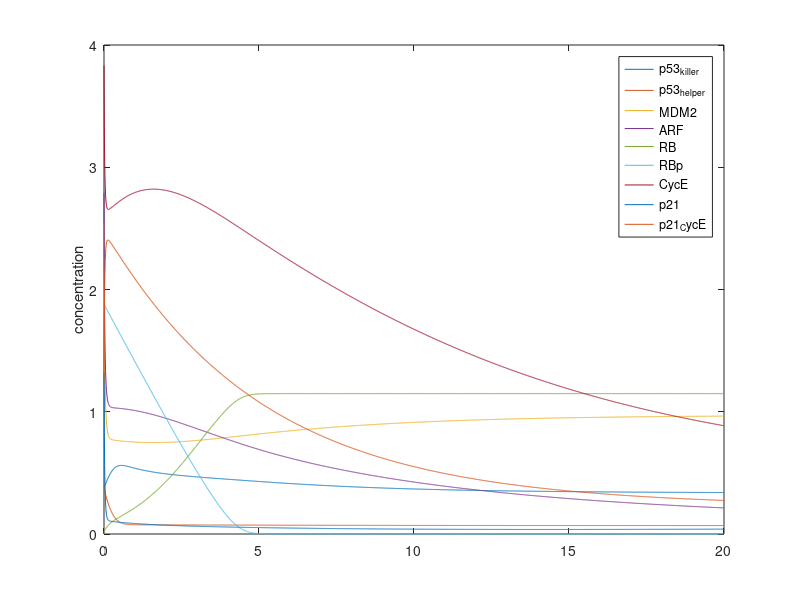

This figure's MATLAB source:
clc
clear all;
close all;

T_end = 20;
delta_t = 0.01;
N = T_end/delta_t;
timeline = 0:delta_t:(T_end - delta_t);

MDM2_initial = 2.53;
ARF_initial = 2.79;
ARF_MDM2_initial = 1.99;
E2F1_initial = 0.9;
RBp_initial = 1.88;
RB_E2F1_initial = 0;
RB_initial = 0;
p53helper_initial = 0.39;
p53killer_initial = 0.39;
DYRK2_initial = 2;

CycE_initial = 3.83;
p21_initial = 1.32;
p21_CycE_initial = 1.25;

DYRK2 = zeros(1, N);
p53helper = zeros(1, N);
p53killer = zeros(1, N);
MDM2 = zeros(1, N);
ARF = zeros(1, N);
ARF_MDM2 = zeros(1, N);
E2F1 = zeros(1, N);
RBp = zeros(1, N);
RB_E2F1 = zeros(1, N);
RB = zeros(1, N);
CycE = zeros(1, N);
p21_CycE = zeros(1, N);
p21 = zeros(1, N);

p53killer(1) = p53killer_initial;
p53helper(1) = p53helper_initial;
MDM2(1) = MDM2_initial;
ARF(1) = ARF_initial;
ARF_MDM2(1) = ARF_MDM2_initial;
E2F1(1) = E2F1_initial;
RBp(1) = RBp_initial;
RB_E2F1(1) = RB_E2F1_initial;
RB(1) = RB_initial;
DYRK2(1) = DYRK2_initial;

CycE(1) = CycE_initial;
p21_CycE(1) = p21_CycE_initial;
p21(1) = p21_initial;

kdpp53_initial = 0.5;
kdsRE_initial = 1;

kdpp53 = kdpp53_initial;
kdsRE = kdsRE_initial;

for i = 2 : N        
    DYRK2(i) = DYRK2(i - 1) + delta_t * (-0.0003 * DYRK2(i - 1));
    if DYRK2(i) < 0
        DYRK2(i) = 0;
    end
    p53helper(i) = p53helper(i - 1) + delta_t * (-DYRK2(i - 1) * ...
        p53helper(i - 1) / (0.1 + p53helper(i - 1)) + 0.5 - ...
        (0.1 + MDM2(i - 1)) * p53helper(i - 1) + 0.5 * p53killer(i - 1) ...
        /(0.1 + p53killer(i - 1)));
    if p53helper(i) < 0
       p53helper(i) = 0;
    end
    p53killer(i) = p53killer(i - 1) + delta_t * (DYRK2(i - 1) * ...
        p53helper(i - 1) / (0.1 + p53helper(i - 1)) - 0.5 * ...
        p53killer(i - 1) / (0.1 + p53killer(i - 1)) - (0.1 + MDM2(i - 1) * ...
        p53killer(i - 1)));
    if p53killer(i) < 0
        p53killer(i) = 0;
    end
    MDM2(i) = MDM2(i - 1) + delta_t * (0.02 + 0.3 * (p53killer(i - 1) ...
        + p53helper(i - 1)) - 0.1 * MDM2(i - 1) - 10 * ARF(i - 1) * ...
        MDM2(i - 1) + 2.1 * ARF_MDM2(i - 1));
    if MDM2(i) < 0
        MDM2(i) = 0;
    end
    ARF(i) = ARF(i - 1) + delta_t * (0.01 + 0.3 * E2F1(i - 1) - 0.1 ...
        * ARF(i - 1) - 10 * ARF(i - 1) * MDM2(i - 1) + 2.1 ...
        * ARF_MDM2(i - 1));
    if ARF(i) < 0
        ARF(i) = 0;
    end
    ARF_MDM2(i) = ARF_MDM2(i - 1) + delta_t * (10 * ARF(i - 1) * ...
        MDM2(i - 1) - 2 * ARF_MDM2(i - 1) - 0.1 * ARF_MDM2(i - 1) - ...
        0.1 * ARF_MDM2(i - 1));
    if ARF_MDM2(i) < 0
        ARF_MDM2(i) = 0;
    end
    E2F1(i) = E2F1(i - 1) + delta_t * (-5 * RB(i - 1) * E2F1(i - 1) + ...
        RB_E2F1(i - 1));
    if E2F1(i) < 0
        E2F1(i) = 0;
    end
    RBp(i) = RBp(i - 1) + delta_t * (-0.5 * RBp(i - 1) / ...
        (0.1 + RBp(i - 1)));
    if RBp(i) < 0
        RBp(i) = 0;
    end
   
    CycE(i) = CycE(i - 1) + delta_t * (0.01 + 0.5 * E2F1(i - 1) - 0.12 * CycE(i - 1) - 10 * p21(i - 1) * CycE(i - 1) + 1.2 * p21_CycE(i - 1));
    p21(i) = p21(i - 1) + delta_t * (0.03 + 0.3 * p53helper(i - 1) + 0.01 * p53killer(i - 1) - 0.2 * p21(i - 1) - 10 * p21(i - 1) * CycE(i - 1) + 1.12 * p21_CycE(i - 1));
    p21_CycE(i) = p21_CycE(i - 1) + delta_t * (10 * p21(i - 1) * CycE(i - 1) - p21_CycE(i - 1) - 0.32 * p21_CycE(i - 1));
    RB_E2F1(i) = 1 - E2F1(i);
    RB(i) = 2 - RBp(i) - RB_E2F1(i);
 
end

%% Plot
plot(timeline, p53killer, timeline, p53helper, timeline, MDM2, timeline, ARF, timeline, RB, timeline, RBp, timeline, CycE, timeline, p21, timeline, p21_CycE);
legend('p53_k_i_l_l_e_r','p53_h_e_l_p_e_r','MDM2','ARF', 'RB', 'RBp', 'CycE', 'p21', 'p21_CycE');
ylabel('concentration');
